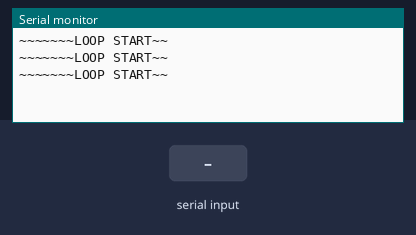
Bench run of a sketch on a simulated Arduino Mega 2560, built with avr-gcc and run on an emulated ATmega2560. Parts: the last lines printed to the serial monitor. Inputs (shaded band) come from the test bench.

Above: at 1.2 s.
1.3 s: "90,45,200\n" received over the second serial link
At 2.1 s:
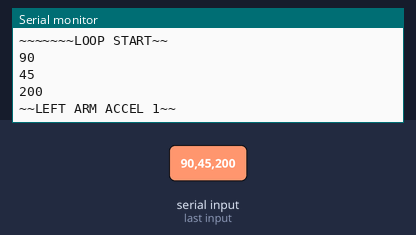
3.0 s: "30,150,10\n" received over the second serial link
At 3.7 s:
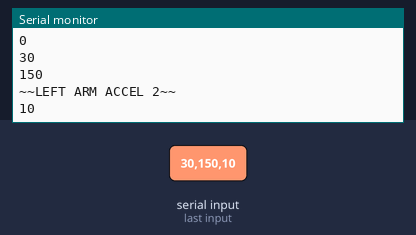
Timing chart, 0 to 6.0 s (numbered marks = the images above; inputs shaded):
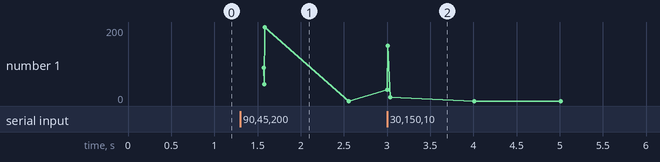

The sketch:

mega_0.ino
```cpp
/*
THIS IS THE MASTER MEGA
*/

#include <Wire.h>

#include <SoftwareSerial.h>
#include <String.h>
#include <AltSoftSerial.h>


char  inChar;
int   index = 0;
int   goFlag = 0;
int   i;

//SoftwareSerial bluetooth(bluetoothTx, bluetoothRx);

void flushIncomingSerial1()
{
  while(Serial1.available()) { Serial1.read(); }
}

void flushIncomingSerial2()
{
  while(Serial2.available()) { Serial2.read(); }
}

void flushIncomingSerial3()
{
  while(Serial3.available()) { Serial3.read(); }
}

void setup()
{
  Serial.begin(9600);

  Serial1.begin(9600);

  Serial2.begin(9600);

  Serial3.begin(9600);

 //bluetooth.begin(9600);

 //bluetooth.begin(115200);
}


void loop()
{

  Serial.println("~~~~~~~LOOP START~~");

  goFlag = !goFlag;
  Serial1.print(goFlag);
  Serial1.flush();

  Serial2.print(goFlag);
  Serial2.flush();

  Serial3.print(goFlag);
  Serial3.flush();

  int mega1[10] = {0, 0, 0, 0, 0, 0, 0, 0, 0, 0};
  int mega2[10] = {0, 0, 0, 0, 0, 0, 0, 0, 0, 0};
  int mega3[9] = {0, 0, 0, 0, 0, 0, 0, 0, 0};

  //delay(30);

  if(Serial1.available()>0)
  {
    for(int i=0; i < 10; i++)
    {
      mega1[i] = Serial1.parseInt();
      Serial.println(mega1[i]);

      if (i==2) {Serial.println("~~LEFT ARM ACCEL 1~~");}
      if (i==5) {Serial.println("~~LEFT ARM ACCEL 2~~");}
      if (i==8) {Serial.println("~~LEFT ARM ACCEL 3~~");}
      if (i==9) {Serial.println("~~LEFT ARM BEND~~");}
    }

    flushIncomingSerial1();
  }

  delay(7);

  if(Serial2.available())
  {
    for(int i=0; i < 10; i++)
    {
      mega2[i] = Serial2.parseInt();
      Serial.println(mega2[i]);

      if (i==2) {Serial.println("~~RIGHT ARM ACCEL 1~~");}
      if (i==5) {Serial.println("~~RIGHT ARM ACCEL 2~~");}
      if (i==8) {Serial.println("~~RIGHT ARM ACCEL 3~~");}
      if (i==9) {Serial.println("~~RIGHT ARM BEND~~");}
    }

    flushIncomingSerial2();
  }

  delay(7);

  if(Serial3.available())
  {
    for(int i=0; i < 9; i++)
    {
      mega3[i] = Serial3.parseInt();
      Serial.println(mega3[i]);

      if (i==2) {Serial.println("~~TORSO IMU 1~~");}
      if (i==5) {Serial.println("~~TORSO IMU 2~~");}
      if (i==8) {Serial.println("~~TORSO IMU 3~~");}
    }

    flushIncomingSerial3();
  }

  delay(500);
}
```

Measured:
- after the input at 1.3 s, the serial monitor: prints a new line after 0.27 s (image 1)
- after the input at 3.0 s, the serial monitor: prints a new line at once (image 2)
